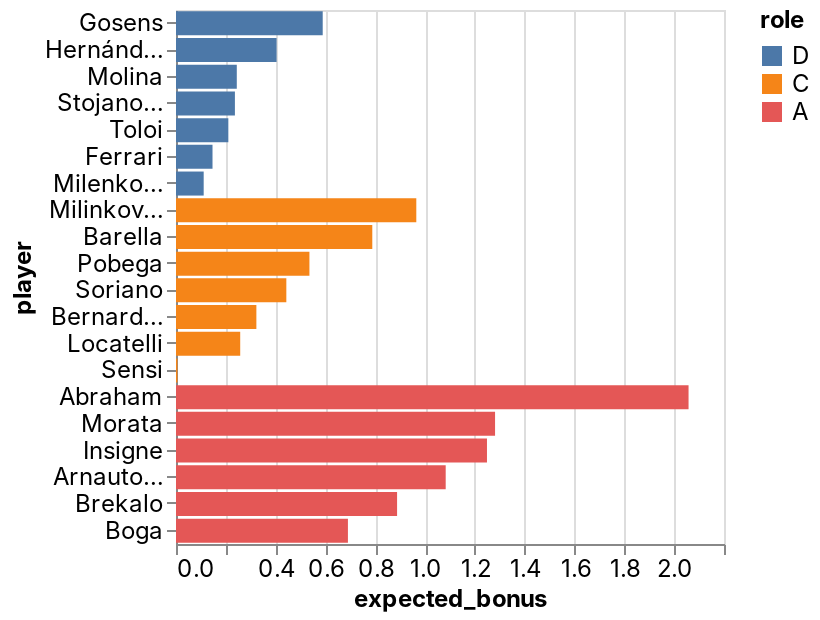

The code cell stored with this chart in its notebook:
### Code cell
_deepnote_run_altair(team, """{"$schema":"https://vega.github.io/schema/vega-lite/v4.json","mark":{"type":"bar","tooltip":{"content":"data"}},"height":220,"autosize":{"type":"fit"},"data":{"name":"placeholder"},"encoding":{"x":{"field":"expected_bonus","type":"quantitative","sort":null,"scale":{"type":"linear","zero":false}},"y":{"field":"player","type":"nominal","sort":null,"scale":{"type":"linear","zero":true}},"color":{"field":"role","type":"nominal","sort":null,"scale":{"type":"linear","zero":false}}}}""")

### Figure 1 — Vega-Lite specification as saved in the notebook (floating-point values rounded to 4 significant figures)
{"config": {"view": {"continuousWidth": 400, "continuousHeight": 300}, "area": {"fill": "#51C0E9"}, "axis": {"labelFont": "Inter, sans-serif", "labelFontSize": 12, "labelFontWeight": "normal", "labelLimit": 60, "labelOverlap": "greedy", "titleFont": "Inter, sans-serif", "titleFontSize": 12, "titleFontWeight": "bold"}, "background": "#ffffff", "legend": {"labelFont": "Inter, sans-serif", "labelFontSize": 12, "titleFont": "Inter, sans-serif", "titleFontSize": 12, "titleFontWeight": "bold"}, "line": {"stroke": "#51C0E9", "strokeWidth": 2}, "rect": {"fill": "#51C0E9"}, "title": {"anchor": "start", "color": "#000000", "font": "Inter, sans-serif", "fontSize": 22, "fontWeight": "normal"}}, "data": {"name": "data-825f8aaae678ecdd26671fe755a6412c"}, "mark": {"type": "bar", "tooltip": {"content": "data"}}, "autosize": {"type": "fit"}, "encoding": {"color": {"type": "nominal", "field": "role", "scale": {"type": "linear", "zero": false}, "sort": null}, "x": {"type": "quantitative", "field": "expected_bonus", "scale": {"type": "linear", "zero": false}, "sort": null}, "y": {"type": "nominal", "field": "player", "scale": {"type": "linear", "zero": true}, "sort": null}}, "height": 300, "width": "container", "$schema": "https://vega.github.io/schema/vega-lite/v4.json", "datasets": {"data-825f8aaae678ecdd26671fe755a6412c": [{"fanta_team": "MaiNa Joya_v2.0", "role": "D", "player": "Gosens", "team": "Inter", "opponent": "Verona", "date": "2022-04-09T00:00:00", "expected_bonus": 0.589}, {"fanta_team": "MaiNa Joya_v2.0", "role": "D", "player": "Hernández", "team": "AC Milan", "opponent": "Torino", "date": "2022-04-10T00:00:00", "expected_bonus": 0.4038}, {"fanta_team": "MaiNa Joya_v2.0", "role": "D", "player": "Molina", "team": "Udinese", "opponent": "Venezia", "date": "2022-04-10T00:00:00", "expected_bonus": 0.2441}, {"fanta_team": "MaiNa Joya_v2.0", "role": "D", "player": "Stojanovic", "team": "Empoli", "opponent": "Spezia", "date": "2022-04-09T00:00:00", "expected_bonus": 0.2365}, {"fanta_team": "MaiNa Joya_v2.0", "role": "D", "player": "Toloi", "team": "Atalanta", "opponent": "Sassuolo", "date": "2022-04-10T00:00:00", "expected_bonus": 0.2101}, {"fanta_team": "MaiNa Joya_v2.0", "role": "D", "player": "Ferrari", "team": "Sassuolo", "opponent": "Atalanta", "date": "2022-04-10T00:00:00", "expected_bonus": 0.1466}, {"fanta_team": "MaiNa Joya_v2.0", "role": "D", "player": "Milenkovic", "team": "Fiorentina", "opponent": "Napoli", "date": "2022-04-10T00:00:00", "expected_bonus": 0.1111}, {"fanta_team": "MaiNa Joya_v2.0", "role": "C", "player": "Milinkovic-Savic", "team": "Lazio", "opponent": "Genoa", "date": "2022-04-10T00:00:00", "expected_bonus": 0.9647}, {"fanta_team": "MaiNa Joya_v2.0", "role": "C", "player": "Barella", "team": "Inter", "opponent": "Verona", "date": "2022-04-09T00:00:00", "expected_bonus": 0.788}, {"fanta_team": "MaiNa Joya_v2.0", "role": "C", "player": "Pobega", "team": "Torino", "opponent": "AC Milan", "date": "2022-04-10T00:00:00", "expected_bonus": 0.5357}, {"fanta_team": "MaiNa Joya_v2.0", "role": "C", "player": "Soriano", "team": "Bologna", "opponent": "Sampdoria", "date": "2022-04-11T00:00:00", "expected_bonus": 0.4429}, {"fanta_team": "MaiNa Joya_v2.0", "role": "C", "player": "Bernardeschi", "team": "Juventus", "opponent": "Cagliari", "date": "2022-04-09T00:00:00", "expected_bonus": 0.3227}, {"fanta_team": "MaiNa Joya_v2.0", "role": "C", "player": "Locatelli", "team": "Juventus", "opponent": "Cagliari", "date": "2022-04-09T00:00:00", "expected_bonus": 0.2578}, {"fanta_team": "MaiNa Joya_v2.0", "role": "C", "player": "Sensi", "team": "Sampdoria", "opponent": "Bologna", "date": "2022-04-11T00:00:00", "expected_bonus": 0.005813}, {"fanta_team": "MaiNa Joya_v2.0", "role": "A", "player": "Abraham", "team": "Roma", "opponent": "Salernitana", "date": "2022-04-10T00:00:00", "expected_bonus": 2.058}, {"fanta_team": "MaiNa Joya_v2.0", "role": "A", "player": "Morata", "team": "Juventus", "opponent": "Cagliari", "date": "2022-04-09T00:00:00", "expected_bonus": 1.281}, {"fanta_team": "MaiNa Joya_v2.0", "role": "A", "player": "Insigne", "team": "Napoli", "opponent": "Fiorentina", "date": "2022-04-10T00:00:00", "expected_bonus": 1.248}, {"fanta_team": "MaiNa Joya_v2.0", "role": "A", "player": "Arnautovic", "team": "Bologna", "opponent": "Sampdoria", "date": "2022-04-11T00:00:00", "expected_bonus": 1.083}, {"fanta_team": "MaiNa Joya_v2.0", "role": "A", "player": "Brekalo", "team": "Torino", "opponent": "AC Milan", "date": "2022-04-10T00:00:00", "expected_bonus": 0.8875}, {"fanta_team": "MaiNa Joya_v2.0", "role": "A", "player": "Boga", "team": "Atalanta", "opponent": "Sassuolo", "date": "2022-04-10T00:00:00", "expected_bonus": 0.6902}]}}
